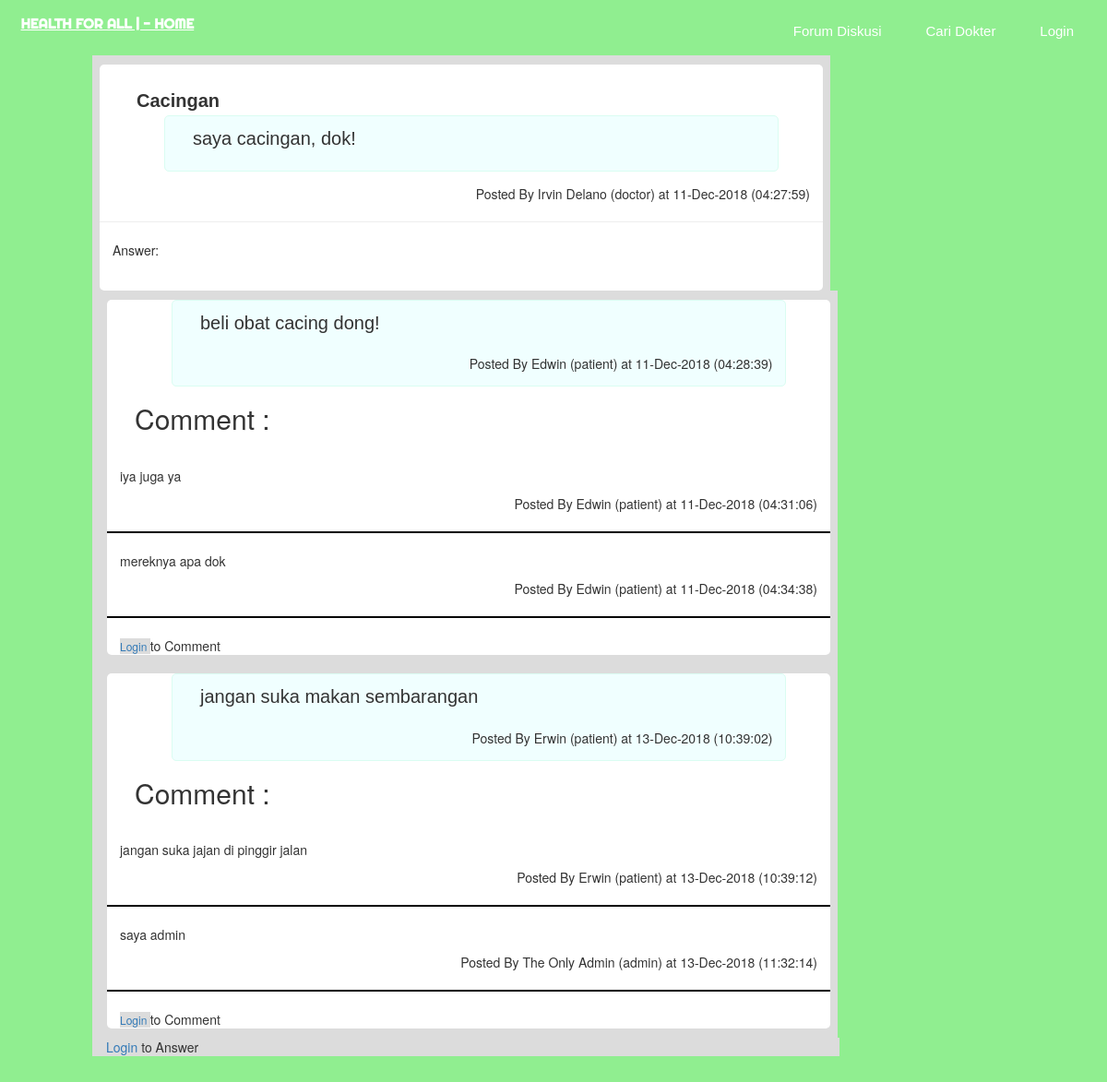
The app's page /web/front/discussion.php?id=1 with its own data.
### tables this page shows
CREATE TABLE `discussion` (
  `id` int(11) NOT NULL,
  `title` varchar(100) NOT NULL,
  `description` varchar(256) NOT NULL,
  `posted_by` varchar(30) NOT NULL,
  `created_at` timestamp NOT NULL DEFAULT CURRENT_TIMESTAMP,
  `updated_at` timestamp NOT NULL DEFAULT CURRENT_TIMESTAMP ON UPDATE CURRENT_TIMESTAMP
);

CREATE TABLE `doctor` (
  `id` int(11) NOT NULL,
  `name` varchar(30) NOT NULL,
  `age` int(11) NOT NULL,
  `specialist` varchar(30) NOT NULL,
  `gender` varchar(1) NOT NULL,
  `description` varchar(256) DEFAULT '''''',
  `approved` tinyint(1) NOT NULL DEFAULT '0',
  `created_at` timestamp NOT NULL DEFAULT CURRENT_TIMESTAMP,
  `updated_at` timestamp NOT NULL DEFAULT CURRENT_TIMESTAMP ON UPDATE CURRENT_TIMESTAMP
);

CREATE TABLE `user` (
  `email` varchar(30) NOT NULL,
  `password` varchar(256) NOT NULL,
  `role` enum('doctor','patient','admin') NOT NULL,
  `detail_id` int(11) NOT NULL
);

CREATE TABLE `answer` (
  `id` int(11) NOT NULL,
  `content` varchar(256) NOT NULL,
  `discussion_id` int(11) NOT NULL,
  `posted_by` varchar(30) NOT NULL,
  `created_at` timestamp NOT NULL DEFAULT CURRENT_TIMESTAMP,
  `updated_at` timestamp NOT NULL DEFAULT CURRENT_TIMESTAMP ON UPDATE CURRENT_TIMESTAMP
);

CREATE TABLE `patient` (
  `id` int(11) NOT NULL,
  `name` varchar(30) NOT NULL,
  `age` int(11) NOT NULL,
  `gender` varchar(1) NOT NULL,
  `ban` tinyint(1) NOT NULL DEFAULT '0',
  `created_at` timestamp NOT NULL DEFAULT CURRENT_TIMESTAMP,
  `updated_at` timestamp NOT NULL DEFAULT CURRENT_TIMESTAMP ON UPDATE CURRENT_TIMESTAMP
);

CREATE TABLE `comment` (
  `id` int(11) NOT NULL,
  `content` varchar(256) NOT NULL,
  `answer_id` int(11) NOT NULL,
  `posted_by` varchar(30) NOT NULL,
  `created_at` timestamp NOT NULL DEFAULT CURRENT_TIMESTAMP,
  `updated_at` timestamp NOT NULL DEFAULT CURRENT_TIMESTAMP ON UPDATE CURRENT_TIMESTAMP
);

### lib/layout.php (called while the page is built, shortened)
<?php
    function render($layout, $parameters = array()) {
        include $GLOBALS['layoutDirectory'].$layout;
    }
?>

### lib/asset.php (called while the page is built, shortened)
<?php
    function assetPath($path) {
        return $GLOBALS['assetDirectory'].$path;
    }
    function css($path) {
        return assetPath('css/'.$path);
    }
?>

### lib/routing.php (called while the page is built, shortened)
<?php
    function path($controller, $parameters = array()) {
        $queryString = '';
        return $GLOBALS['controllerDirectory'].$controller.$queryString;
    }
?>

### lib/session.php (called while the page is built, shortened)
<?php
    function hasSession($key) {
        return isset($_SESSION['ct'][$key]);
    }
?>

### lib/http.php (called while the page is built, shortened)
<?php
    function getQueryStrings() {
        $queryStrings = array();
        parse_str($_SERVER['QUERY_STRING'], $queryStrings);
        return $queryStrings;
    }
?>

### sql/discussion.php (called while the page is built, shortened)
<?php
    require_once __DIR__.'/../config.php';
    function findDiscussionById($id) {
        global $pdo;
        $stmt = $pdo->prepare('SELECT * FROM discussion WHERE id = :id');
        $stmt->execute(array('id' => $id));
        return $stmt->fetch();
    }
?>

### sql/user.php (called while the page is built, shortened)
<?php
    require_once __DIR__.'/../lib/session.php';
    require_once __DIR__.'/../config.php';
    function findAllUser() {
        global $pdo;
        $sth = $pdo->prepare('SELECT * FROM user');
        $sth->execute();
        return $sth->fetchAll();
    }
    function getUserProfileMap() {
        $userProfileMap = array();
        $users = findAllUser();
        foreach ($users as $user) {
            $userProfileMap[$user->email] = getProfileByEmail($user->email);
        }
        return $userProfileMap;
    }
    function getProfileByEmail($email) {
        global $pdo;
        $sth = $pdo->prepare('SELECT * FROM user WHERE email = :email');
        $sth->execute(array('email' => $email));
        $user = $sth->fetch();
        $sth = $pdo->prepare("SELECT * FROM user INNER JOIN $user->role as r WHERE r.id = :detail_id AND user.email = :email");
        $sth->execute(array(
            'detail_id' => $user->detail_id,
            'email' => $email
        ));
        $ret = $sth->fetch();
        return $ret;
    }
?>

### sql/answer.php (called while the page is built, shortened)
<?php
    require_once __DIR__.'/../config.php';
    function findAnswerByDiscussionId($discussion_id) {
        global $pdo;
        $stmt = $pdo->prepare('SELECT * FROM answer WHERE discussion_id = :discussion_id');
        $stmt->execute(array(
            'discussion_id' => $discussion_id
        ));
        return $stmt->fetchAll();
    }
?>

### sql/comment.php (called while the page is built, shortened)
<?php
    require_once __DIR__.'/../config.php';
    function findCommentByAnswerId($answer_id) {
        global $pdo;
        $stmt = $pdo->prepare('SELECT * FROM comment WHERE answer_id = :answer_id');
        $stmt->execute(array(
            'answer_id' => $answer_id
        ));
        return $stmt->fetchAll();
    }
?>

### lib/security.php (called while the page is built, shortened)
<?php
    require_once __DIR__.'/session.php';
    require_once __DIR__.'/http.php';
    require_once __DIR__.'/routing.php';
    require_once __DIR__.'/../sql/user.php';
    function isAuthenticated() {
        return hasSession('email') === true;
    }
?>

### layout/front/discussion/detail.php (the view, shortened to what this page needs)
<?php
    require_once __DIR__.'/../../../lib/routing.php';
    require_once __DIR__.'/../../../lib/http.php';
    require_once __DIR__.'/../../../lib/asset.php';
    require_once __DIR__.'/../../../lib/security.php';
?>
<!DOCTYPE html>
<html lang="en">
<head>
    <link rel="stylesheet" href="https://maxcdn.bootstrapcdn.com/bootstrap/3.3.7/css/bootstrap.min.css">
    <link rel="stylesheet" href="<?php echo css('forum.css') ?>">
    <link rel="stylesheet" href="<?php echo css('home.css') ?>">
</head>
<body>
    <header class="header">
        <?php include $GLOBALS['layoutDirectory'].'front/nav.php' ?>
    </header>
    <br/><br/><br/>
    <main class="main">
        <section class="chat">
            <section class="isichat">
                <section class="name">
                    <p><?php echo $discussion->title ?></p>
                </section>
                <section class="comment">
                    <p><?php echo $discussion->description ?></p>
                </section>
                <span class="author-trace">
                    Posted By
                    <?php echo $userProfileMap[$discussion->posted_by]->name ?>
                    (<?php echo $userProfileMap[$discussion->posted_by]->role ?>)
                    at <?php echo date('d-M-Y (h:i:s)', strtotime($discussion->created_at)) ?>
                </span>
                <hr>
                <span> Answer: </span>
                <br/>
                <?php foreach ($answers as $answer) { ?>
                    <section class="chat">
                        <section class="isichat">
                            <section class="comment">
                                <p><?php echo $answer->content ?></p>
                                <span class="author-trace">
                                    Posted By
                                    <?php echo $userProfileMap[$answer->posted_by]->name ?>
                                    (<?php echo $userProfileMap[$answer->posted_by]->role ?>)
                                    at <?php echo date('d-M-Y (h:i:s)', strtotime($answer->created_at)) ?>
                                </span>
                            </section>
                            <span style="font-size:30px;">Comment :</span>
                            <?php if (array_key_exists($answer->id, $comments)) { ?>
                                <?php foreach ($comments[$answer->id] as $comment) { ?>
                                    <p><?php echo $comment->content ?></p>
                                    <span class="author-trace">
                                        Posted By
                                        <?php echo $userProfileMap[$comment->posted_by]->name ?>
                                        (<?php echo $userProfileMap[$comment->posted_by]->role ?>)
                                        at <?php echo date('d-M-Y (h:i:s)', strtotime($comment->created_at)) ?>
                                    </span>
                                <hr style="border: 0.5px solid black">
                                <?php } ?>
                            <?php } ?>
                            <?php if (!isAuthenticated()) { ?>
                                <p><a class="plain" href="<?php echo path('front/pre-login.php') ?>">Login </a>to Comment</p>
                            <?php } ?>
                        </section>
                    </section>
                <?php } ?>
            </section>
        </section>
    </main>
    <br/>
    <div class="cobacoba">
        <?php if (!isAuthenticated()) { ?>
            <p><a href="<?php echo path('front/pre-login.php') ?>">Login </a>to Answer</p>
        <?php } ?>
    </div>
    <br/><br/>
</body>
</html>

### web/front/discussion.php (shortened to what this page needs)
<?php
    require_once __DIR__.'/../../lib/http.php';
    require_once __DIR__.'/../../lib/layout.php';
    require_once __DIR__.'/../../lib/security.php';
    require_once __DIR__.'/../../lib/asset.php';
    require_once __DIR__.'/../../sql/doctor.php';
    require_once __DIR__.'/../../sql/discussion.php';
    require_once __DIR__.'/../../sql/answer.php';
    require_once __DIR__.'/../../sql/comment.php';
    require_once __DIR__.'/../../sql/user.php';
    $queryStrings = getQueryStrings();
    if ($_SERVER['REQUEST_METHOD'] === 'GET') {
        if (isset($queryStrings['id'])) {
            $discussion_id = $queryStrings['id'];
            $discussion = findDiscussionById($discussion_id);
            $answers = findAnswerByDiscussionId($discussion_id);
            $comments = array();
            foreach ($answers as $answer) {
                $comments[$answer->id] = findCommentByAnswerId($answer->id);
            }
            render('front/discussion/detail.php', array(
                'discussion' => $discussion,
                'answers' => $answers,
                'comments' => $comments,
                'userProfileMap' => getUserProfileMap()
            ));
        } else if (isset($queryStrings['page']) && $queryStrings['page'] === 'new') {
            if (!isAuthenticated()) redirect(path('front/pre-login.php'));
            render('front/discussion/new.php');
        } else {
            $discussions = findAllDiscussion();
            render('front/discussion/index.php', array('discussions' => $discussions));
        }
    } else if ($_SERVER['REQUEST_METHOD'] === 'POST') {
        if (isset($queryStrings['page']) && $queryStrings['page'] === 'new') {
            $email = getSession('email');
            addFlash('success', 'New discussion created!');
            createDiscussion($_POST['title'], htmlspecialchars($_POST['description']), $email);
            redirect(path('front/discussion.php'));
        } else if (isset($queryStrings['page']) && $queryStrings['page'] === 'new_answer') {
            $email = getSession('email');
            $discussion_id = $_POST['discussion_id'];
            addFlash('success', 'New answer created!');
            createAnswer(htmlspecialchars($_POST['content']), $discussion_id, $email);
            redirect(path("front/discussion.php?id=$discussion_id"));
        } else if (isset($queryStrings['page']) && $queryStrings['page'] === 'new_comment') {
            $email = getSession('email');
            $discussion_id = $_POST['discussion_id'];
            $answer_id = $_POST['answer_id'];
            addFlash('success', 'New comment created!');
            createComment(htmlspecialchars($_POST['content']), $answer_id, $email);
            redirect(path("front/discussion.php?id=$discussion_id"));
        } else {
            render('front/discussion/index.php');
        }
    }
?>

### layout/front/nav.php (shortened to what this page needs)
<?php
    require_once __DIR__.'/../../lib/security.php';
    require_once __DIR__.'/../../lib/session.php';
    require_once __DIR__.'/../../lib/routing.php';
    require_once __DIR__.'/../../lib/http.php';
?>
<a href="<?php echo path('front/index.php') ?>" class="header-brand">Health For All | - Home </a>
<nav>
    <ul>
        <li><a href="<?php echo path('front/discussion.php') ?>">Forum Diskusi</a></li>
        <li><a href="<?php echo path('front/doctor.php') ?>">Cari Dokter</a></li>
        <?php
            if (hasSession('email')) {
                $email = getSession('email');
                $profile = getProfileByEmail($email);
                if ($profile->role === 'admin') {
                    redirect(path('back/index.php'));
                }
                $logoutPath = path('logout.php');
                $profilePath = path('front/profile.php');
                echo "
                    <li><a href='{$profilePath}'>$profile->name ($profile->role)</a></li>
                    <li><a href='{$logoutPath}'>Logout</a></li>
                ";
            } else {
                $preLoginPath = path('front/pre-login.php');
                echo "<li><a href='$preLoginPath'>Login</a></li>";
            }
        ?>
    </ul>
</nav>

### assets/css/forum.css (style rules this page uses)
* { text-decoration: none; padding: 0; margin:0; }
.main { height: auto; background-color: white; margin-left: 100px; }
.chat { margin-right: 25px; background-color: gainsboro; width: 800px; float: left; }
.isichat { width: 98%; margin: 10px auto; background-color: white; border-radius: 5px; }
.isichat p { margin-left: 1em; }
.name { display: inline-block; height: 30px; margin-top: 25px; margin-left: 20px; border-radius: 5px; float: left; font-size: 20px; font-weight: 700; font-family: 'Work Sans', sans-serif; }
.comment { width: 85%; background-color: azure; margin-top: 10px; margin-left: 70px; border-radius: 5px; clear: both; border: 0.5px solid rgb(218, 253, 242); margin-bottom: 1em; }
.comment p { font-size: 20px; padding: 10px; font-family: 'Work Sans', sans-serif; }
.isichat a { font-size: 20px; display: inline-block; text-align: center; margin-bottom: 10px; width: 100px; margin-left: 630px; background-color: gainsboro; border: 1px solid black; border-radius: 25px; }
.isichat a.plain { font-size: 12px !important; display: inline !important; text-align: center !important; margin-left: 0 !important; background-color: none !important; border: none !important; border-radius: 0 !important; }
span { margin-left: 1em; display: block; margin-bottom: 1em; }
.cobacoba { margin-left: 100px; padding-left: 15px; background-color: gainsboro; width: 810px; clear: both; }

### assets/css/home.css (style rules this page uses)
* { text-decoration: none; padding: 0; margin:0; }
body { background-color: lightgreen; }
header { position: fixed; left: 0; right: 0; top: 0; background-color: lightgreen; width: 100%; height: 50px; }
header .header-brand { font-family: 'Righteous', cursive; font-size: 15px; font-weight: bold; color: white; text-transform: uppercase; display: block; text-align: left; padding-top: 1em; padding-left: 1.5em; }
header nav ul { display: block; margin: 0 auto; margin-top: -1.5em; margin-right: 1em; width: fit-content; }
header nav ul li { display: inline-block; margin: 8px 16px; list-style: none; }
header nav ul li a { font-family: 'Work Sans', sans-serif; font-size: 15px; font-weight: 1000px; color: white; padding: 5px; border: 1px solid lightgreen; border-radius: 4px; transition: .6s; overflow: none; }
header nav ul li a:before { transform: translateX(300px) skewX(-15deg); opacity: .6; transition: .7s; }
header nav ul li a:after { transform: translateX(300px) skewX(-15deg); opacity: 1; transition: .7s; }

### layout/front/discussion/detail.php (style rules this page uses)
.author-trace { display: block; text-align: right; margin-right: 1em; }

### records on screen
discussion: title "Cacingan", description "saya cacingan, dok!", posted_by.name "Irvin Delano", posted_by.role "doctor", created_at "11-Dec-2018 (04:27:59)"
answer: content "beli obat cacing dong!", posted_by.name "Edwin", posted_by.role "patient", created_at "11-Dec-2018 (04:28:39)"
comment: content "iya juga ya", posted_by.name "Edwin", posted_by.role "patient", created_at "11-Dec-2018 (04:31:06)"
comment: content "mereknya apa dok", posted_by.name "Edwin", posted_by.role "patient", created_at "11-Dec-2018 (04:34:38)"
answer: content "jangan suka makan sembarangan", posted_by.name "Erwin", posted_by.role "patient", created_at "13-Dec-2018 (10:39:02)"
comment: content "jangan suka jajan di pinggir jalan", posted_by.name "Erwin", posted_by.role "patient", created_at "13-Dec-2018 (10:39:12)"
comment: content "saya admin", posted_by.name "The Only Admin", posted_by.role "admin", created_at "13-Dec-2018 (11:32:14)"
